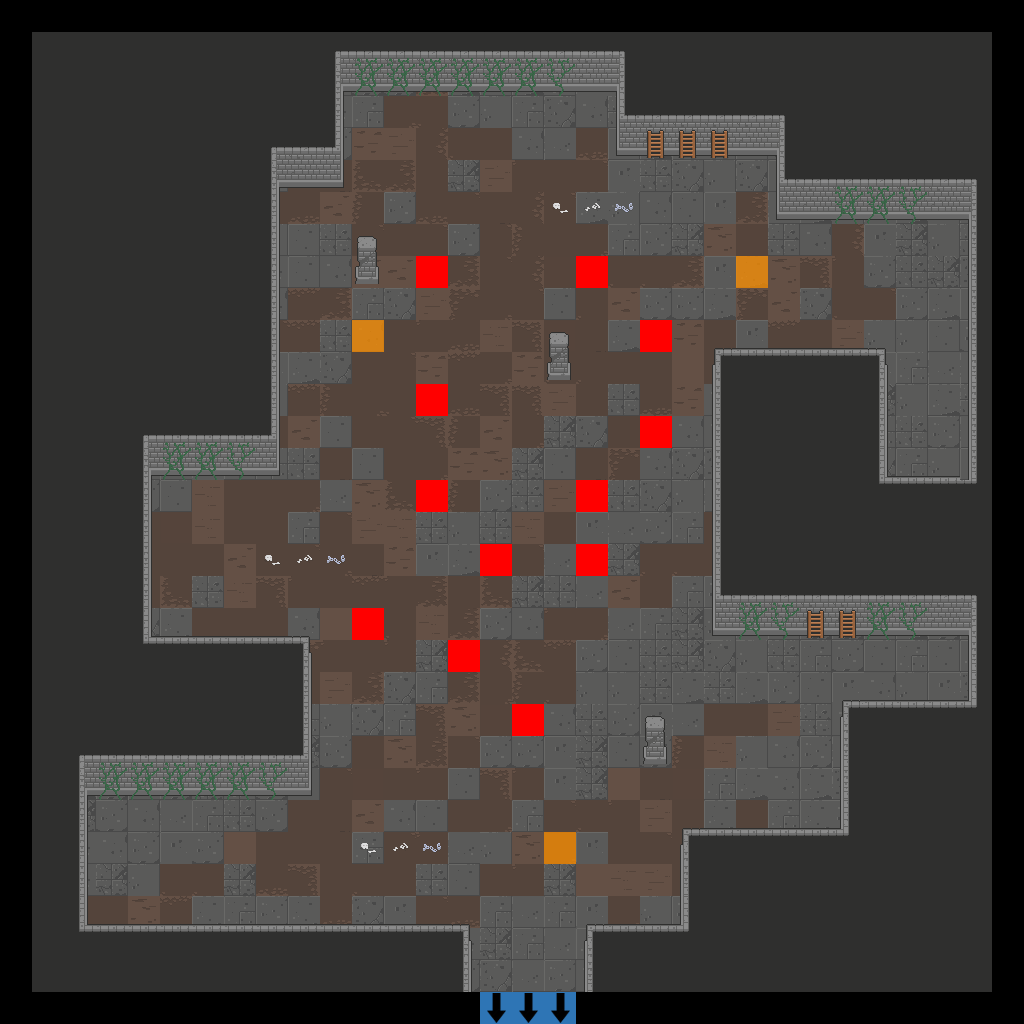

The image is a tile-based game level rendered from a .tmx file. Its description and source (layers, tilesets, objects; grid data summarised) follow:
An orthogonal 32x32 tile map with 32x32 px tiles, 7 tile layers (Floor, Walls, Doors, Pillars, ...), 2 tilesets.

<map version="1.2" tiledversion="2019.04.18" orientation="orthogonal" renderorder="right-down" width="32" height="32" tilewidth="32" tileheight="32" infinite="0" nextlayerid="22" nextobjectid="1">
 <tileset firstgid="1" source="Dungeon_Tileset_2.tsx" />
 <tileset firstgid="321" source="flags.tsx" />
 <layer id="15" name="Floor" width="32" height="32">
  <data>[1024 cells, 900 non-empty, 42 distinct tile ids]</data>
 </layer>
 <layer id="16" name="Walls" width="32" height="32">
  <data>[1024 cells, 497 non-empty, 28 distinct tile ids]</data>
 </layer>
 <layer id="17" name="Doors" width="32" height="32">
  <data>[1024 cells, 0 non-empty, 0 distinct tile ids]</data>
 </layer>
 <layer id="18" name="Pillars" width="32" height="32">
  <data>[1024 cells, 6 non-empty, 2 distinct tile ids]</data>
 </layer>
 <layer id="19" name="Candles" width="32" height="32">
  <data>[1024 cells, 0 non-empty, 0 distinct tile ids]</data>
 </layer>
 <layer id="20" name="Debris" width="32" height="32">
  <data>[1024 cells, 60 non-empty, 8 distinct tile ids]</data>
 </layer>
 <layer id="21" name="Flags" width="32" height="32">
  <data>[1024 cells, 18 non-empty, 3 distinct tile ids]</data>
 </layer>
</map>
